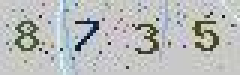
#> input picture Data analysis/Sign in automatically/1.jpeg, 80 x 25 px (shown 3 times larger)
$ python clean_noise.py
#> lines starting #> are read from the running program, lines starting #| are printed output that depends on the picture; after the words box and inside, x2 and y2 are one past the last pixel; in counts of white or black regions, pixels touching at a corner belong together
import cv2
import numpy as np
from PIL import Image


def inverse_color(image, col_range):
    # 读取图片，0意味着图片变为灰度图
#> called with image = '1.jpeg', col_range = (0, 160)
    image = cv2.imread(image, 0)
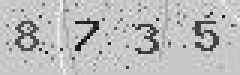
#> image: shape (25, 80) (shown 3 times larger); min 0, max 243, mean 187.4
    # 图片二值化，100为设置阀值，255为最大阀值，1为阀值类型，当前点值大于阀值，设置为0，否则设置为255。ret是return value缩写，代表当前的阀值
    ret, image = cv2.threshold(image, 110, 255, 1)
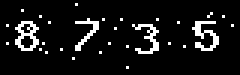
#> image: shape (25, 80) (shown 3 times larger); 8.4% white in thin lines or dots, all inside (x1, y1, x2, y2) = (2, 1, 78, 23)
    # 图片的高度和宽度
    height, width = image.shape
#> height = 25; width = 80
    # 图片反色处理，原因：上面的处理只能生成白字黑底的图片，而我们需要的是黑字白底的图片
    img2 = image.copy()
    for i in range(height):
        for j in range(width):
            img2[i, j] = (255 - image[i, j])
    img = np.array(img2)
    # 对处理后的图片做截取
    height, width = img.shape
    new_image = img[0:height, col_range[0]:col_range[1]]
    cv2.imwrite('handle_one.png', new_image)
    image = Image.open('handle_one.png')
    return image


def clear_noise(img):
    # 图片降噪处理
    x, y = img.width, img.height
#> x = 80; y = 25
    for i in range(x):
        for j in range(y):
            if sum_9_region(img, i, j) < 2:
                # 改变像素点颜色，白色
                img.putpixel((i, j), 255)
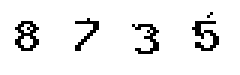
#> img: PIL image 80x25 L (shown 3 times larger); 92.8% white; black in thin lines or dots, all inside (x1, y1, x2, y2) = (5, 4, 73, 18)
    img = np.array(img)
    cv2.imwrite('handle_two.png', img)
    img = Image.open('handle_two.png')
    return img


def sum_9_region(img, x, y):
    """
    田字格
    """
    # 获取当前像素点的颜色值
    cur_pixel = img.getpixel((x, y))
    width = img.width
    height = img.height

    if cur_pixel == 255:  # 如果当前点为白色区域,则不统计邻域值
        return 10

    if y == 0:  # 第一行
        if x == 0:  # 左上顶点,4邻域
            # 中心点旁边3个点
            sum_1 = cur_pixel + img.getpixel((x, y + 1)) + img.getpixel((x + 1, y)) + img.getpixel((x + 1, y + 1))
            return 4 - sum_1 / 255
        elif x == width - 1:  # 右上顶点
            sum_2 = cur_pixel + img.getpixel((x, y + 1)) + img.getpixel((x - 1, y)) + img.getpixel((x - 1, y + 1))
            return 4 - sum_2 / 255
        else:  # 最上非顶点,6邻域
            sum_3 = img.getpixel((x - 1, y)) + img.getpixel((x - 1, y + 1)) + cur_pixel + img.getpixel((x, y + 1)) + img.getpixel((x + 1, y)) + img.getpixel((x + 1, y + 1))
            return 6 - sum_3 / 255

    elif y == height - 1:  # 最下面一行
        if x == 0:  # 左下顶点
            # 中心点旁边3个点
            sum_4 = cur_pixel + img.getpixel((x + 1, y)) + img.getpixel((x + 1, y - 1)) + img.getpixel((x, y - 1))
            return 4 - sum_4 / 255
        elif x == width - 1:  # 右下顶点
            sum_5 = cur_pixel + img.getpixel((x, y - 1)) + img.getpixel((x - 1, y)) + img.getpixel((x - 1, y - 1))
            return 4 - sum_5 / 255
        else:  # 最下非顶点,6邻域
            sum_6 = cur_pixel + img.getpixel((x - 1, y)) + img.getpixel((x + 1, y)) + img.getpixel((x, y - 1)) + img.getpixel((x - 1, y - 1)) + img.getpixel((x + 1, y - 1))
            return 6 - sum_6 / 255

    else:  # y不在边界
        if x == 0:  # 左边非顶点
            sum_7 = img.getpixel((x, y - 1)) + cur_pixel + img.getpixel((x, y + 1)) + img.getpixel((x + 1, y - 1)) + img.getpixel((x + 1, y)) + img.getpixel((x + 1, y + 1))
            return 6 - sum_7 / 255
        elif x == width - 1:  # 右边非顶点
            sum_8 = img.getpixel((x, y - 1)) + cur_pixel + img.getpixel((x, y + 1)) + img.getpixel((x - 1, y - 1)) + img.getpixel((x - 1, y)) + img.getpixel((x - 1, y + 1))
            return 6 - sum_8 / 255
        else:  # 具备9领域条件的
            sum_9 = img.getpixel((x - 1, y - 1)) + img.getpixel((x - 1, y)) + img.getpixel((x - 1, y + 1)) + img.getpixel((x, y - 1)) + cur_pixel + img.getpixel((x, y + 1)) + img.getpixel((x + 1, y - 1)) + img.getpixel((x + 1, y)) + img.getpixel((x + 1, y + 1))
            return 9 - sum_9 / 255


def main():
    img = '1.jpeg'
    img = inverse_color(img, (0, 160))
    clear_noise(img)


if __name__ == '__main__':
    main()
